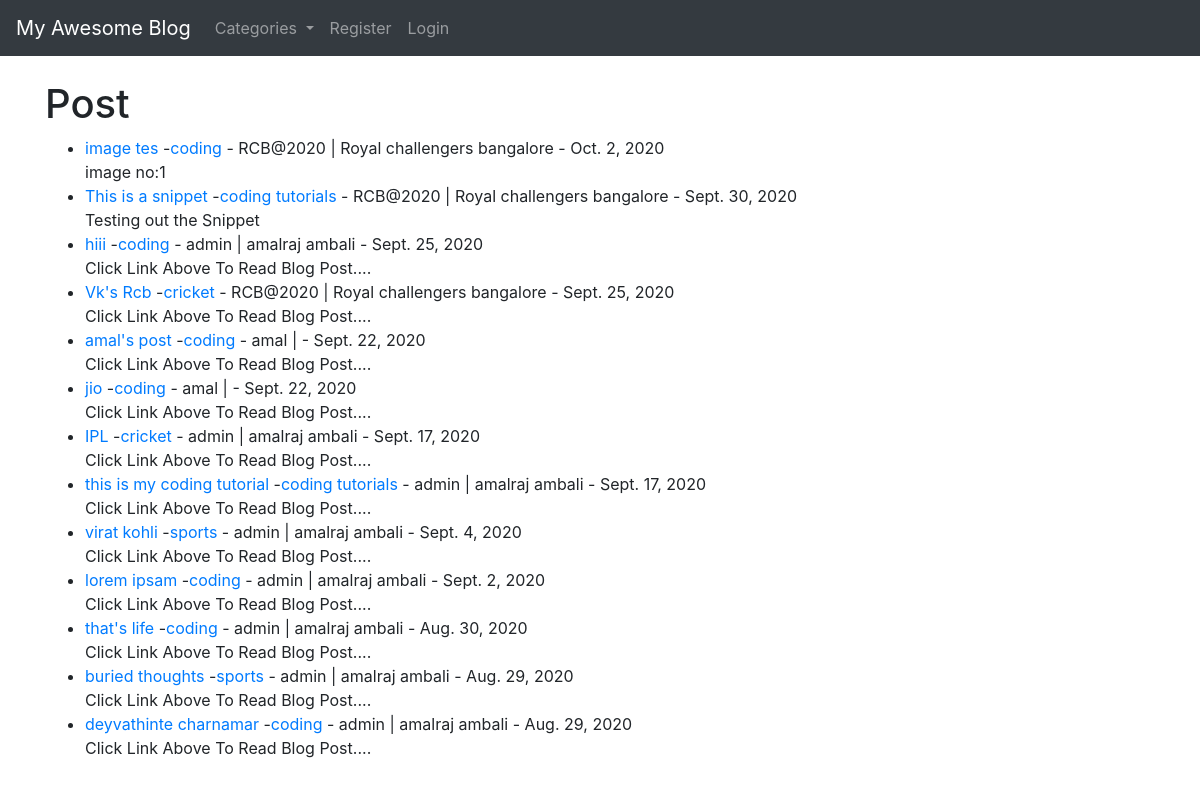
Before: / with the older database file.
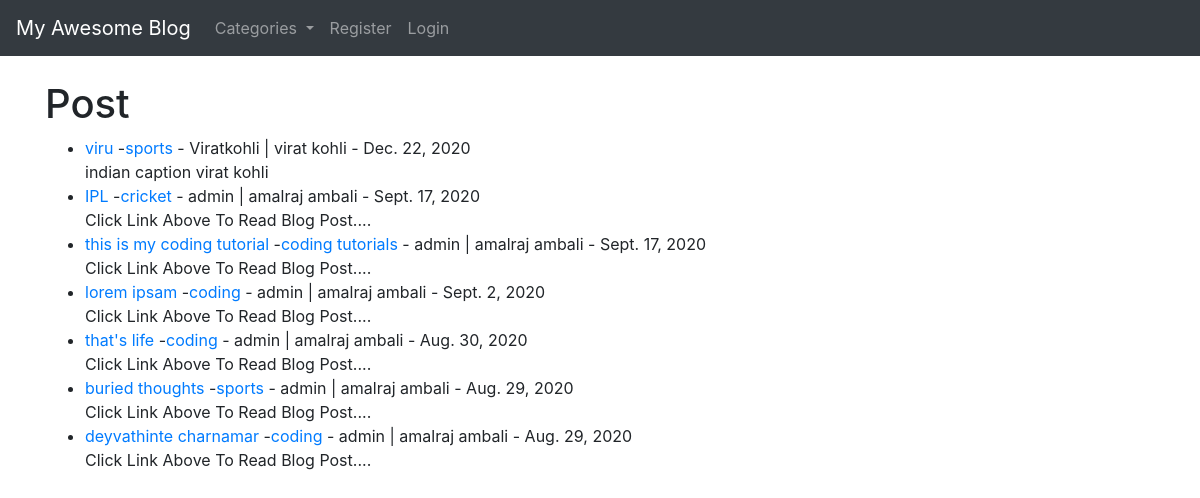
After: the same page with the newer database file.
### theblog/models.py (models this page shows, shortened)
class Post(models.Model):
    title = models.CharField(max_length=255)
    header_image = models.ImageField(null=True, blank=True, upload_to="images/")
    title_tag = models.CharField(max_length=255)
    author = models.ForeignKey(User,on_delete=models.CASCADE)  # user account delete cheythal athil ulla blogs okke delete avum
    body = RichTextField(blank=True, null=True)
    post_date = models.DateField(auto_now_add=True)
    category = models.CharField(max_length=255, default='coding')
    snippet = models.CharField(max_length=255)
    likes = models.ManyToManyField(User, related_name='blog_posts')

### theblog/views.py (the view)
# urls.py: path('', HomeView.as_view(), name='home'),
class HomeView(ListView):  # home pagil list ayitt blog kanikan
    model = Post
    template_name = 'home.html'
    ordering = ['-post_date']
    def get_context_data(self, *args, **kwargs):
        cat_menu = Category.objects.all()
        context = super(HomeView, self).get_context_data(*args, **kwargs)
        context["cat_menu"] = cat_menu
        return context

### theblog/models.py (called while the page is built)
    def __str__(self):
        return self.name

### theblog/templates/home.html (shortened to what this page needs)
<!DOCTYPE html>
{% extends 'base.html' %}
{% block content %}
<h1>Post</h1>
<ul>
{% for post in object_list %}
    <li>
        <a href="{%url 'article-detail' pk=post.pk %}"> {{ post.title }} </a>
        -<a href="{%url 'category'  post.category|slugify %}">{{ post.category }}</a>
          - {{ post.author }} |
        {{ post.author.first_name }}
        {{ post.author.last_name }}
          - {{post.post_date}}
        <br>
        {{ post.snippet }}
    </li>
{% endfor %}
</ul>
{% endblock %}

### theblog/templates/base.html (shortened to what this page needs)
<!doctype html>
<html lang="en">
  <head>
<link rel="stylesheet" href="https://stackpath.bootstrapcdn.com/bootstrap/4.5.2/css/bootstrap.min.css">
  </head>
  <body>
  <nav class="navbar navbar-expand-lg navbar-dark bg-dark">
  <a class="navbar-brand" href="{%url 'home'%}">My Awesome Blog</a>
  <div class="collapse navbar-collapse" id="navbarSupportedContent">
    <ul class="navbar-nav mr-auto">
        {% if cat_menu %}
            <li class="nav-item dropdown">
            <a class="nav-link dropdown-toggle" href="#" id="navbarDropdown" role="button" data-toggle="dropdown" aria-haspopup="true" aria-expanded="false">
              Categories
            </a>
          </li>
        {% else %}
             <li class="nav-item">
                <a class="nav-link" href="{% url 'category-list' %}">Categories</a>
              </li>
        {% endif %}
      {% if user.is_authenticated %}
          <li class="nav-item">
            <a class="nav-link" href="{%url 'add_post' %}">Add Post</a>
          </li>
         <li class="nav-item">
            <a class="nav-link" href="{%url 'add_category' %}">Add Category</a>
          </li>
      {% else %}
          <li class="nav-item">
            <a class="nav-link" href="{%url 'register' %}">Register</a>
          </li>
          <li class="nav-item">
            <a class="nav-link" href="{%url 'login' %}">Login</a>
          </li>
      {% endif %}
    </ul>
  </div>
</nav>
  <br>
  <div class="container">
  {% block content %}
  {% endblock %}
  </div>
  </body>
</html>

Changed rows visible on the page:
removed Post: title "image tes", category "coding", author "RCB@2020", author.first_name "Royal", author.last_name "challengers bangalore", post_date "Oct. 2, 2020", snippet "image no:1"
removed Post: title "This is a snippet", category "coding tutorials", author "RCB@2020", author.first_name "Royal", author.last_name "challengers bangalore", post_date "Sept. 30, 2020", snippet "Testing out the Snippet"
removed Post: title "hiii", category "coding", author "admin", author.first_name "amalraj", author.last_name "ambali", post_date "Sept. 25, 2020", snippet "Click Link Above To Read Blog Post...."
removed Post: title "Vk's Rcb", category "cricket", author "RCB@2020", author.first_name "Royal", author.last_name "challengers bangalore", post_date "Sept. 25, 2020", snippet "Click Link Above To Read Blog Post...."
removed Post: title "amal's post", category "coding", author "amal", post_date "Sept. 22, 2020", snippet "Click Link Above To Read Blog Post...."
removed Post: title "jio", category "coding", author "amal", post_date "Sept. 22, 2020", snippet "Click Link Above To Read Blog Post...."
removed Post: title "virat kohli", category "sports", author "admin", author.first_name "amalraj", author.last_name "ambali", post_date "Sept. 4, 2020", snippet "Click Link Above To Read Blog Post...."
added Post: title "viru", category "sports", author "Viratkohli", author.first_name "virat", author.last_name "kohli", post_date "Dec. 22, 2020", snippet "indian caption virat kohli"
